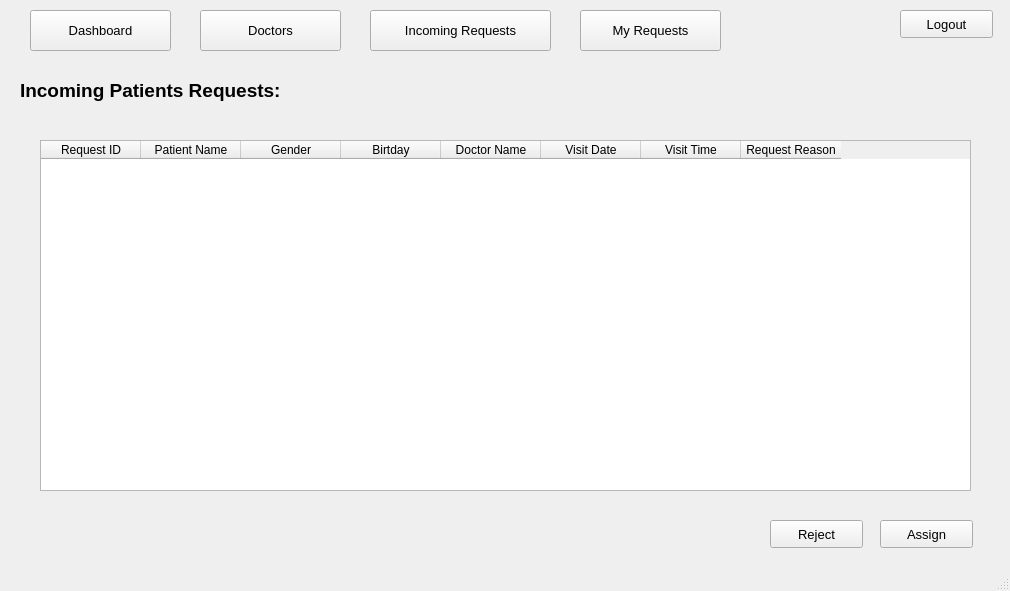
<?xml version="1.0" encoding="UTF-8"?>
<ui version="4.0">
 <class>ClinicRequest</class>
 <widget class="QMainWindow" name="ClinicRequest">
  <property name="geometry">
   <rect>
    <x>0</x>
    <y>0</y>
    <width>1010</width>
    <height>591</height>
   </rect>
  </property>
  <property name="mouseTracking">
   <bool>true</bool>
  </property>
  <property name="windowTitle">
   <string>Call A Doctor - Clinic Incoming Request Page</string>
  </property>
  <widget class="QWidget" name="centralwidget">
   <widget class="QPushButton" name="DoctorsButton">
    <property name="geometry">
     <rect>
      <x>200</x>
      <y>10</y>
      <width>141</width>
      <height>41</height>
     </rect>
    </property>
    <property name="font">
     <font>
      <pointsize>10</pointsize>
     </font>
    </property>
    <property name="text">
     <string>Doctors</string>
    </property>
   </widget>
   <widget class="QPushButton" name="LogoutButton">
    <property name="geometry">
     <rect>
      <x>900</x>
      <y>10</y>
      <width>93</width>
      <height>28</height>
     </rect>
    </property>
    <property name="font">
     <font>
      <pointsize>10</pointsize>
     </font>
    </property>
    <property name="text">
     <string>Logout</string>
    </property>
   </widget>
   <widget class="QPushButton" name="DashboardButton">
    <property name="geometry">
     <rect>
      <x>30</x>
      <y>10</y>
      <width>141</width>
      <height>41</height>
     </rect>
    </property>
    <property name="font">
     <font>
      <pointsize>10</pointsize>
     </font>
    </property>
    <property name="text">
     <string>Dashboard</string>
    </property>
   </widget>
   <widget class="QPushButton" name="IncomingRequestsButton">
    <property name="geometry">
     <rect>
      <x>370</x>
      <y>10</y>
      <width>181</width>
      <height>41</height>
     </rect>
    </property>
    <property name="font">
     <font>
      <pointsize>10</pointsize>
     </font>
    </property>
    <property name="text">
     <string>Incoming Requests</string>
    </property>
   </widget>
   <widget class="QPushButton" name="RejectButton">
    <property name="geometry">
     <rect>
      <x>770</x>
      <y>520</y>
      <width>93</width>
      <height>28</height>
     </rect>
    </property>
    <property name="font">
     <font>
      <pointsize>10</pointsize>
     </font>
    </property>
    <property name="text">
     <string>Reject</string>
    </property>
   </widget>
   <widget class="QPushButton" name="AssignButton">
    <property name="geometry">
     <rect>
      <x>880</x>
      <y>520</y>
      <width>93</width>
      <height>28</height>
     </rect>
    </property>
    <property name="font">
     <font>
      <pointsize>10</pointsize>
     </font>
    </property>
    <property name="text">
     <string>Assign</string>
    </property>
   </widget>
   <widget class="QPushButton" name="MyRequestsButton">
    <property name="geometry">
     <rect>
      <x>580</x>
      <y>10</y>
      <width>141</width>
      <height>41</height>
     </rect>
    </property>
    <property name="font">
     <font>
      <pointsize>10</pointsize>
     </font>
    </property>
    <property name="text">
     <string>My Requests</string>
    </property>
   </widget>
   <widget class="QTableWidget" name="IncomingRequestWidget">
    <property name="geometry">
     <rect>
      <x>40</x>
      <y>140</y>
      <width>931</width>
      <height>351</height>
     </rect>
    </property>
    <property name="sortingEnabled">
     <bool>true</bool>
    </property>
    <column>
     <property name="text">
      <string>Request ID</string>
     </property>
    </column>
    <column>
     <property name="text">
      <string>Patient Name</string>
     </property>
    </column>
    <column>
     <property name="text">
      <string>Gender</string>
     </property>
    </column>
    <column>
     <property name="text">
      <string>Birtday</string>
     </property>
    </column>
    <column>
     <property name="text">
      <string>Doctor Name</string>
     </property>
    </column>
    <column>
     <property name="text">
      <string>Visit Date</string>
     </property>
    </column>
    <column>
     <property name="text">
      <string>Visit Time</string>
     </property>
    </column>
    <column>
     <property name="text">
      <string>Request Reason</string>
     </property>
    </column>
   </widget>
   <widget class="QLabel" name="RequestPageLabel">
    <property name="geometry">
     <rect>
      <x>20</x>
      <y>70</y>
      <width>411</width>
      <height>41</height>
     </rect>
    </property>
    <property name="font">
     <font>
      <pointsize>14</pointsize>
      <weight>75</weight>
      <bold>true</bold>
     </font>
    </property>
    <property name="text">
     <string>Incoming Patients Requests:</string>
    </property>
   </widget>
  </widget>
  <widget class="QStatusBar" name="statusbar"/>
 </widget>
 <resources/>
 <connections/>
</ui>
